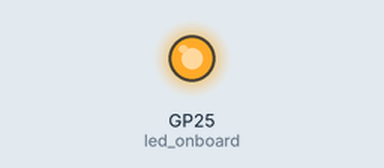
A program run on a simulated Raspberry Pi Pico running MicroPython. On the bench: output pins drawn as LEDs (lit = HIGH).

Above: at 1.0 s.
At 5.5 s:
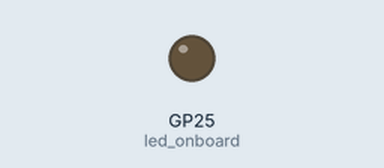
Timing chart, 0 to 6.9 s (numbered marks = the images above):
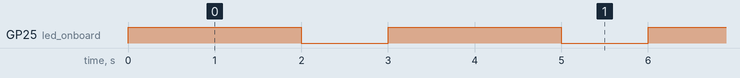

The program:

blink2.py
```python
from machine import Pin, Timer
import utime
#led = Pin(25, Pin.OUT)


led_onboard = Pin('LED', Pin.OUT)

while True:
    #led_onboard.toggle()
    led_onboard.on()
    utime.sleep(2)
    led_onboard.off()
    utime.sleep(1)
# led_onboard.toggle() ==> led_onboard.on() and  led_onboard.off()
```

Measured:
- by itself, GP25 (led_onboard): alternates HIGH for 2.0 s and LOW for 1.0 s
